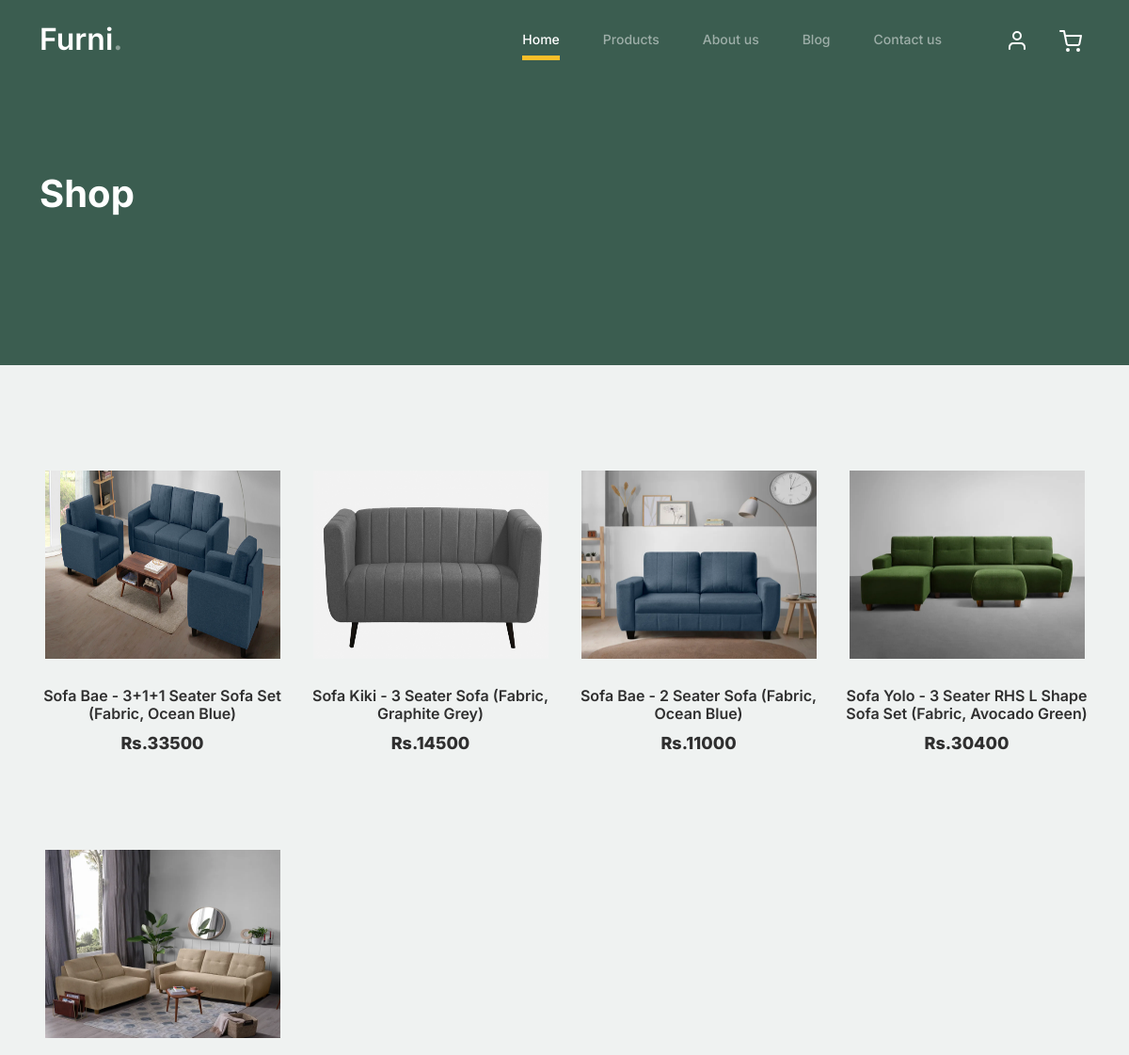
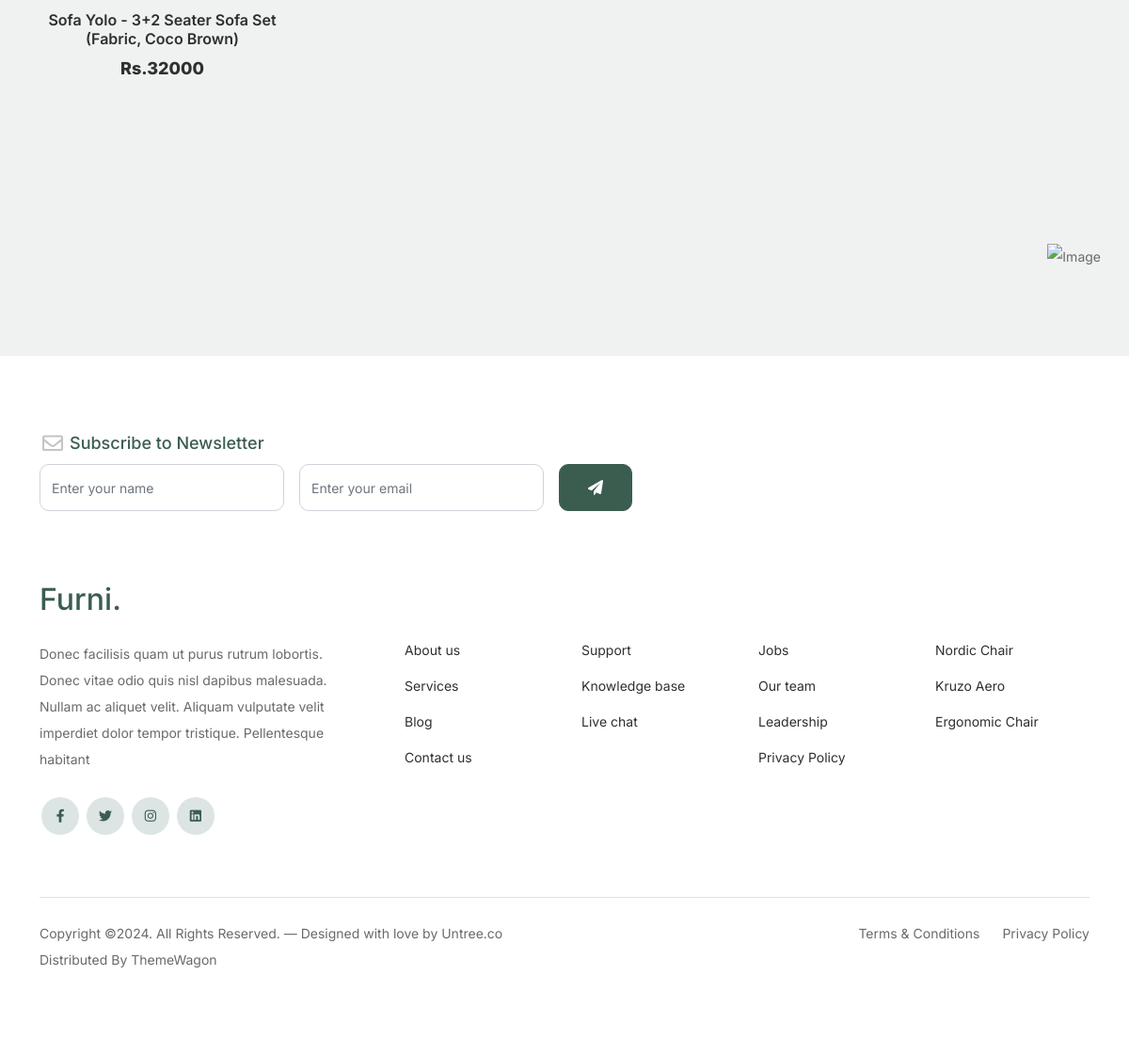
Screenshot of /shoppage/Sofas/ with the database file from the repository (2 pictures, top to bottom).
### FApp/models.py (models this page shows)
class Product_Db(models.Model):
    category=models.CharField(max_length=100, null=True,blank=True)
    product_name=models.CharField(max_length=100, null=True,blank=True)
    quantity=models.IntegerField(null=True,blank=True)
    mrp=models.IntegerField(null=True,blank=True)
    description=models.CharField(max_length=100, null=True,blank=True)
    country=models.CharField(max_length=100, null=True,blank=True)
    manufactured=models.CharField(max_length=100, null=True,blank=True)
    image1=models.ImageField(upload_to="Product",null=True,blank=True)
    image2=models.ImageField(upload_to="Product",null=True,blank=True)
    image3=models.ImageField(upload_to="Product",null=True,blank=True)

### newapp/views.py (the view)
# urls.py: path('shoppage/<cat_name>/',views.shoppage,name="shoppage"),
def shoppage(request,cat_name):
    data=Product_Db.objects.filter(category=cat_name)
    return render(request,"shop.html",{'data':data})

### newapp/templates/shop.html (shortened to what this page needs)
<!doctype html>
{% load static %}
<html lang="en">
<head>
		<link href="{% static 'web/css/bootstrap.min.css' %}" rel="stylesheet">
		<link href="https://cdnjs.cloudflare.com/ajax/libs/font-awesome/6.0.0-beta3/css/all.min.css" rel="stylesheet">
		<link href="{% static 'web/css/tiny-slider.css' %}" rel="stylesheet">
		<link href="{% static 'web/css/style.css' %}" rel="stylesheet">
	</head>
	<body>
		<nav class="custom-navbar navbar navbar navbar-expand-md navbar-dark bg-dark" arial-label="Furni navigation bar">
			<div class="container">
				<a class="navbar-brand" href="index.html">Furni<span>.</span></a>
				<div class="collapse navbar-collapse" id="navbarsFurni">
					<ul class="custom-navbar-nav navbar-nav ms-auto mb-2 mb-md-0">
						<li class="nav-item active">
							<a class="nav-link" href="index.html">Home</a>
						</li>
						<li><a class="nav-link" href="{% url 'productpage' %}">Products</a></li>
						<li><a class="nav-link" href="{% url 'aboutpage' %}">About us</a></li>
						<li><a class="nav-link" href="{% url 'blogpage' %}">Blog</a></li>
						<li><a class="nav-link" href="{% url 'contactpage' %}">Contact us</a></li>
					</ul>
					<ul class="custom-navbar-cta navbar-nav mb-2 mb-md-0 ms-5">
						{% if request.session.Name %}
						<li><a class="nav-link" href="{% url 'Userlogout' %}"><img src="{% static 'web/images/user.svg' %}">Welcome {{request.session.Name}} / Logout</a></li>
						{% else %}
						<li><a class="nav-link" href="{% url 'signuppage' %}"><img src="{% static 'web/images/user.svg' %}"></a></li>
						{% endif %}
						<li><a class="nav-link" href="{% url 'cartpage' %}"><img src="{% static 'web/images/cart.svg' %}"></a></li>
					</ul>
				</div>
			</div>
		</nav>
			<div class="hero">
				<div class="container">
					<div class="row justify-content-between">
						<div class="col-lg-5">
							<div class="intro-excerpt">
								<h1>Shop</h1>
							</div>
						</div>
						<div class="col-lg-7">
						</div>
					</div>
				</div>
			</div>
		<div class="untree_co-section product-section before-footer-section">
		    <div class="container">
		      	<div class="row">
                {% for i in data %}
					<div class="col-12 col-md-4 col-lg-3 mb-5">
						<a class="product-item" href="{% url 'singleproduct' pro_id=i.id %}">
							<img src="{{i.image1.url}}" class="img-fluid product-thumbnail" style="width:250px; height:200px;">
							<h3 class="product-title">{{i.product_name}}</h3>
							<strong class="product-price"> Rs.{{i.mrp}}</strong>
						</a>
					</div>
					{% endfor %}
		      	</div>
		    </div>
		</div>
		<footer class="footer-section">
			<div class="container relative">
				<div class="sofa-img">
					<img src="{% static 'web/images/sofa.png' %}" alt="Image" class="img-fluid">
				</div>
				<div class="row">
					<div class="col-lg-8">
						<div class="subscription-form">
							<h3 class="d-flex align-items-center"><span class="me-1"><img src="{% static 'web/images/envelope-outline.svg' %}" alt="Image" class="img-fluid"></span><span>Subscribe to Newsletter</span></h3>
							<form action="#" class="row g-3">
								<div class="col-auto">
									<input type="text" class="form-control" placeholder="Enter your name">
								</div>
								<div class="col-auto">
									<input type="email" class="form-control" placeholder="Enter your email">
								</div>
								<div class="col-auto">
									<button class="btn btn-primary">
										<span class="fa fa-paper-plane"></span>
									</button>
								</div>
							</form>
						</div>
					</div>
				</div>
				<div class="row g-5 mb-5">
					<div class="col-lg-4">
						<div class="mb-4 footer-logo-wrap"><a href="#" class="footer-logo">Furni<span>.</span></a></div>
						<p class="mb-4">Donec facilisis quam ut purus rutrum lobortis. Donec vitae odio quis nisl dapibus malesuada. Nullam ac aliquet velit. Aliquam vulputate velit imperdiet dolor tempor tristique. Pellentesque habitant</p>
						<ul class="list-unstyled custom-social">
							<li><a href="#"><span class="fa fa-brands fa-facebook-f"></span></a></li>
							<li><a href="#"><span class="fa fa-brands fa-twitter"></span></a></li>
							<li><a href="#"><span class="fa fa-brands fa-instagram"></span></a></li>
							<li><a href="#"><span class="fa fa-brands fa-linkedin"></span></a></li>
						</ul>
					</div>
					<div class="col-lg-8">
						<div class="row links-wrap">
							<div class="col-6 col-sm-6 col-md-3">
								<ul class="list-unstyled">
									<li><a href="#">About us</a></li>
									<li><a href="#">Services</a></li>
									<li><a href="#">Blog</a></li>
									<li><a href="#">Contact us</a></li>
								</ul>
							</div>
							<div class="col-6 col-sm-6 col-md-3">
								<ul class="list-unstyled">
									<li><a href="#">Support</a></li>
									<li><a href="#">Knowledge base</a></li>
									<li><a href="#">Live chat</a></li>
								</ul>
							</div>
							<div class="col-6 col-sm-6 col-md-3">
								<ul class="list-unstyled">
									<li><a href="#">Jobs</a></li>
									<li><a href="#">Our team</a></li>
									<li><a href="#">Leadership</a></li>
									<li><a href="#">Privacy Policy</a></li>
								</ul>
							</div>
							<div class="col-6 col-sm-6 col-md-3">
								<ul class="list-unstyled">
									<li><a href="#">Nordic Chair</a></li>
									<li><a href="#">Kruzo Aero</a></li>
									<li><a href="#">Ergonomic Chair</a></li>
								</ul>
							</div>
						</div>
					</div>
				</div>
				<div class="border-top copyright">
					<div class="row pt-4">
						<div class="col-lg-6">
							<p class="mb-2 text-center text-lg-start">Copyright &copy;. All Rights Reserved. &mdash; Designed with love by Untree.co Distributed By ThemeWagon
            </p>
						</div>
						<div class="col-lg-6 text-center text-lg-end">
							<ul class="list-unstyled d-inline-flex ms-auto">
								<li class="me-4">Terms &amp; Conditions</li>
								<li>Privacy Policy</li>
							</ul>
						</div>
					</div>
				</div>
			</div>
		</footer>
	</body>
</html>

### rows the page displays
Product_Db: image1 (picture), product_name "Sofa Bae - 3+1+1 Seater Sofa Set (Fabric, Ocean Blue)", mrp "33500"
Product_Db: image1 (picture), product_name "Sofa Kiki - 3 Seater Sofa (Fabric, Graphite Grey)", mrp "14500"
Product_Db: image1 (picture), product_name "Sofa Bae - 2 Seater Sofa (Fabric, Ocean Blue)", mrp "11000"
Product_Db: image1 (picture), product_name "Sofa Yolo - 3 Seater RHS L Shape Sofa Set (Fabric, Avocado Green)", mrp "30400"
Product_Db: image1 (picture), product_name "Sofa Yolo - 3+2 Seater Sofa Set (Fabric, Coco Brown)", mrp "32000"
